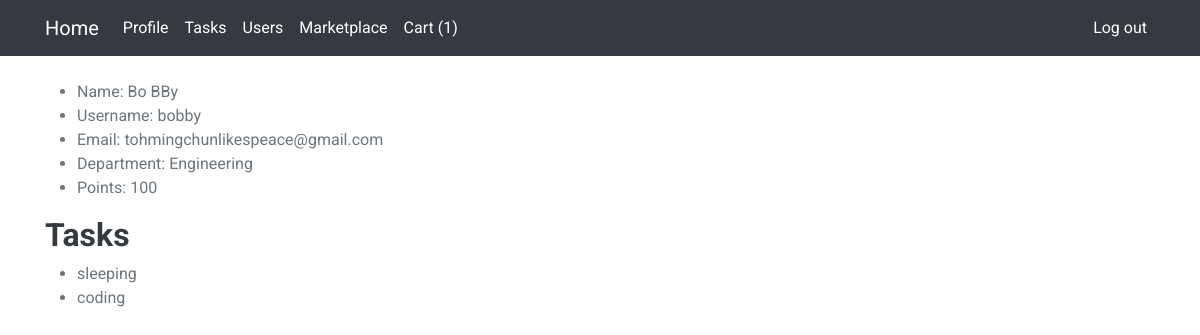
Screenshot of /main/users/1 (signed in) with the database file from the repository.
### main/models.py (models this page shows, shortened)
class CustomUser(models.Model):
    user = models.OneToOneField(User, on_delete=models.CASCADE)
    DEPARTMENT = (
        ('Operations', 'Operations'),
        ('Infocomm technology', 'Infocomm technology'),
        ('Engineering', 'Engineering'),
        ('Corportate', 'Corporate')
    )
    email = models.EmailField(unique=True)
    department = models.CharField(max_length=100, choices=DEPARTMENT)
    description = models.TextField("Description", max_length=600, default='', blank=True)
    points = models.IntegerField(default=0)
    tasks = models.ManyToManyField(Task, blank=True, related_name='users')

class Task(models.Model):
    STATUS = (
        ('To do', 'To do'),
        ('In progress', 'In progress'),
        ('Completed', 'Completed'),
    )
    name = models.CharField(max_length = 64)
    description = models.TextField("Description", max_length=600, default='', blank=True)
    points_granted = models.IntegerField()
    status = models.CharField(max_length=100, choices=STATUS, default='To do')
    def __str__(self):
        return self.name

### main/views.py (the view)
# urls.py: path('users/<int:user_id>', views.user_profile, name='user_profile'),
@login_required(login_url='/main/login')
def user_profile(request, user_id):
    user = CustomUser.objects.get(pk = user_id)
    tasks = user.tasks.all()
    return render(request, 'main/user_profile.html', {
        "user": user,
        "tasks": tasks,
    })

### main/context_processor.py (called while the page is built)
def cart_count(request):
    try:
        current_user = CustomUser.objects.get(user=request.user)
        cart_count = Cart.objects.filter(user=current_user).count()
        return {
            'cart_count' : cart_count
        }
    except TypeError:
        return []

### main/templates/main/user_profile.html
{% extends "main/layout.html" %}
{% block body %}
    <div class="container">
        <ul>
            <li>Name: {{ user.user.first_name }} {{ user.user.last_name }} </li>
            <li>Username: {{ user.user.username }} </li>
            <li>Email: {{ user.email }} </li>
            <li>Department: {{ user.department }} </li>
            <li>Points: {{ user.points }} </li>
        </ul>
        <h2> Tasks </h2>
        <ul>
            {% for task in tasks %}
                <li>{{ task }}</li>
            {% endfor %}
        </ul>
    </div>
{% endblock %}

### main/static/styles.css (style rules this page uses)
body { font-family: var(--bs-font-sans-serif); background-color: #f7f7f7; color: #000000; }

### rows the page displays
CustomUser: user.first_name "Bo", user.last_name "BBy", user.username "bobby", email "tohmingchunlikespeace@gmail.com", department "Engineering", points "100"
Task: name "sleeping"
Task: name "coding"

### other values shown
{{ cart_count }} "1"
